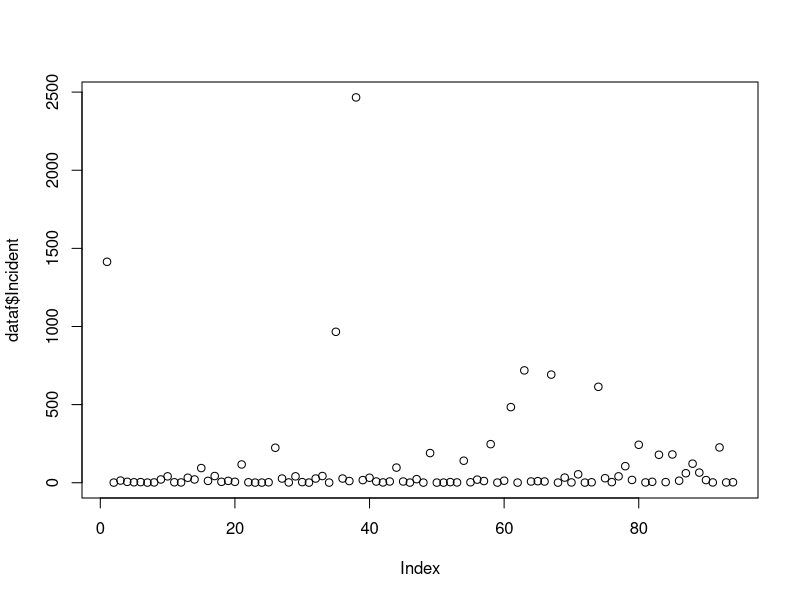
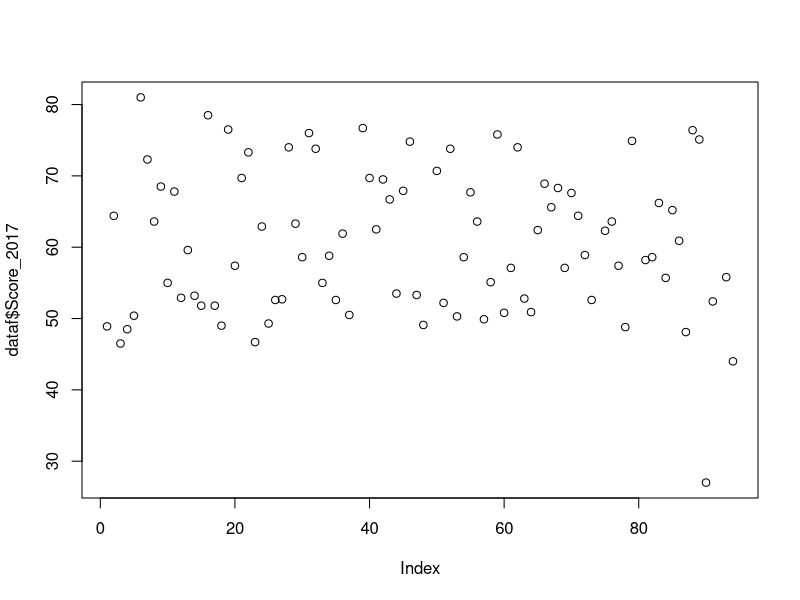
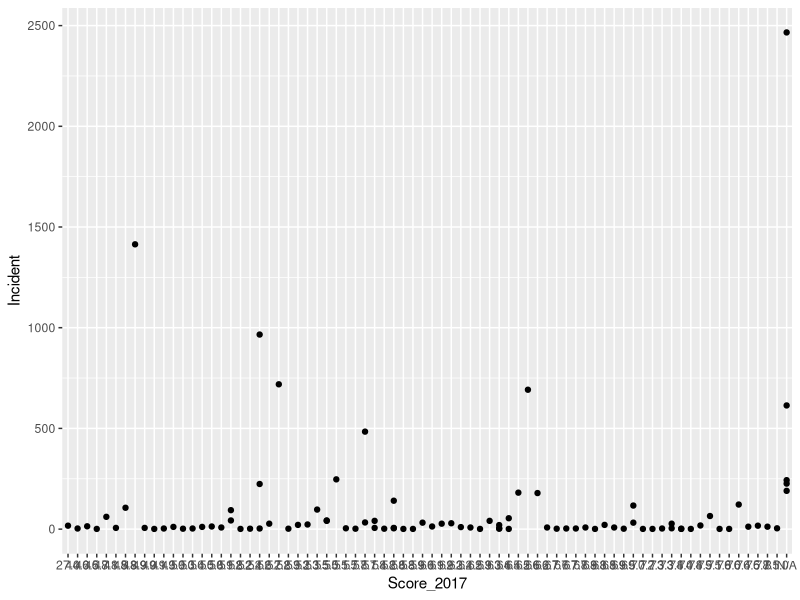

Here is the R script that generated these plots, in order:
library(MASS)
library(dplyr)
library(tidyr)
library(ggplot2)

#Importing Data
economic_data = read.csv("economic_freedom_2017.csv")
terrorism_data = read.csv("terrorist-incidents.csv")

#Data Preprocessing
View(economic_data)
View(terrorism_data)
#Pre-processing terrorism 2017
terrorism_2017 = subset(terrorism_data, Year == 2017)
names(terrorism_2017)[1] = "Country"
names(terrorism_2017)[4] = "Incident"
View(terrorism_2017)
#Pre-Processing economic_data
economic_f = economic_data[c(2,7)]
View(economic_f)
colnames(economic_f) = c("Country", "Score_2017")

#Merging Dataset
data = merge(economic_f, terrorism_2017, by = "Country")
data = data[c(1,2,5)]
View(data)
str(data)

#Change into numerical
data_t = data[,-1]
View(data_t)
indx = sapply(data_t, is.factor)
data_t[indx] = lapply(data_t[indx], function(x) as.numeric(as.character(x)))
View(data_t)

#Merging Fina Dataset
dataf = cbind(data[,1],data_t)
View(dataf)
names(dataf)[1] = "Country"
View(dataf)
write.csv(dataf, "dataf.csv")

plot(dataf$Incident)
plot(dataf$Score_2017)

#Plot
ggplot(dataf, aes(y = Incident, x = Score_2017)) + geom_point()

#Regression
mod = lm(dataf$Incident~dataf$Score_2017)
summary(mod)
